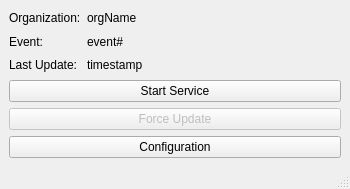
<?xml version="1.0" encoding="UTF-8"?>
<ui version="4.0">
 <class>main_window</class>
 <widget class="QMainWindow" name="main_window">
  <property name="geometry">
   <rect>
    <x>0</x>
    <y>0</y>
    <width>350</width>
    <height>189</height>
   </rect>
  </property>
  <property name="windowTitle">
   <string>Race Results</string>
  </property>
  <property name="toolButtonStyle">
   <enum>Qt::ToolButtonStyle::ToolButtonIconOnly</enum>
  </property>
  <property name="unifiedTitleAndToolBarOnMac">
   <bool>true</bool>
  </property>
  <widget class="QWidget" name="centralwidget">
   <layout class="QGridLayout" name="gridLayout" columnstretch="0,1">
    <item row="2" column="0">
     <widget class="QLabel" name="label_lastupdate">
      <property name="text">
       <string>Last Update:</string>
      </property>
     </widget>
    </item>
    <item row="5" column="0" colspan="2">
     <widget class="QPushButton" name="button_forceupdate">
      <property name="enabled">
       <bool>false</bool>
      </property>
      <property name="text">
       <string>Force Update</string>
      </property>
     </widget>
    </item>
    <item row="1" column="0">
     <widget class="QLabel" name="label_event">
      <property name="text">
       <string>Event:</string>
      </property>
     </widget>
    </item>
    <item row="0" column="0">
     <widget class="QLabel" name="label_org">
      <property name="text">
       <string>Organization:</string>
      </property>
     </widget>
    </item>
    <item row="0" column="1">
     <widget class="QLabel" name="text_org">
      <property name="text">
       <string>orgName</string>
      </property>
     </widget>
    </item>
    <item row="4" column="0" colspan="2">
     <widget class="QPushButton" name="button_service">
      <property name="text">
       <string>Start Service</string>
      </property>
     </widget>
    </item>
    <item row="1" column="1">
     <widget class="QLabel" name="text_event">
      <property name="text">
       <string>event#</string>
      </property>
     </widget>
    </item>
    <item row="2" column="1">
     <widget class="QLabel" name="text_lastupdate">
      <property name="text">
       <string>timestamp</string>
      </property>
     </widget>
    </item>
    <item row="6" column="0" colspan="2">
     <widget class="QPushButton" name="button_config">
      <property name="text">
       <string>Configuration</string>
      </property>
     </widget>
    </item>
   </layout>
  </widget>
  <widget class="QStatusBar" name="statusbar"/>
 </widget>
 <resources/>
 <connections>
  <connection>
   <sender>button_config</sender>
   <signal>clicked()</signal>
   <receiver>main_window</receiver>
   <slot>modify_config()</slot>
   <hints>
    <hint type="sourcelabel">
     <x>174</x>
     <y>146</y>
    </hint>
    <hint type="destinationlabel">
     <x>174</x>
     <y>94</y>
    </hint>
   </hints>
  </connection>
  <connection>
   <sender>button_forceupdate</sender>
   <signal>clicked()</signal>
   <receiver>main_window</receiver>
   <slot>force_update()</slot>
   <hints>
    <hint type="sourcelabel">
     <x>174</x>
     <y>116</y>
    </hint>
    <hint type="destinationlabel">
     <x>174</x>
     <y>94</y>
    </hint>
   </hints>
  </connection>
  <connection>
   <sender>button_service</sender>
   <signal>clicked()</signal>
   <receiver>main_window</receiver>
   <slot>toggle_service()</slot>
   <hints>
    <hint type="sourcelabel">
     <x>174</x>
     <y>86</y>
    </hint>
    <hint type="destinationlabel">
     <x>174</x>
     <y>94</y>
    </hint>
   </hints>
  </connection>
 </connections>
 <slots>
  <slot>modify_config()</slot>
  <slot>toggle_service()</slot>
  <slot>force_update()</slot>
 </slots>
</ui>
